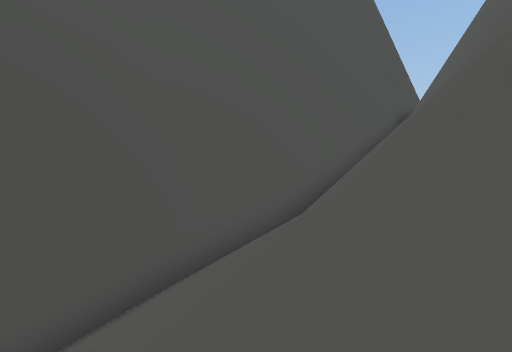
view 1 (above)

12 first-person views from a walk through a 3-D level made in the Unity game engine. The camera is 1.3 m above the floor, tilts 2° down and sees 90° across. The floor is counted in squares, 2 m on a side. Each view is taken from the middle of a square. On the plan, view 1 faces up. The plan holds only what a view shows up to about 9 squares ahead; the rest is blank. The place goes on beyond the plan. The player is left out.

view 2
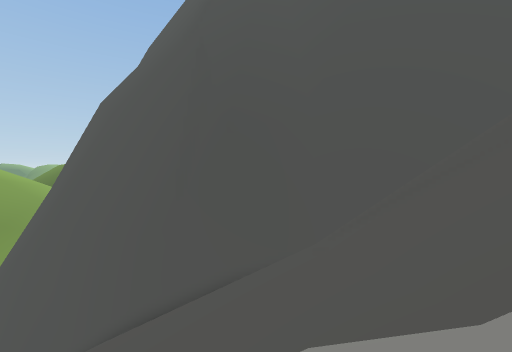

view 3
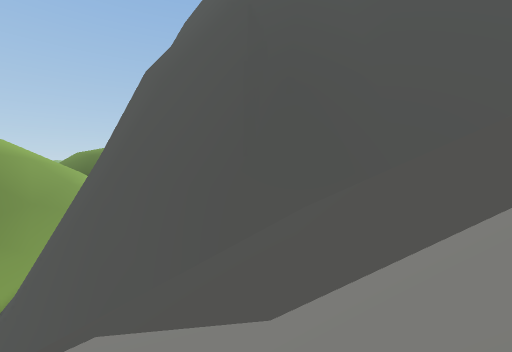

view 4
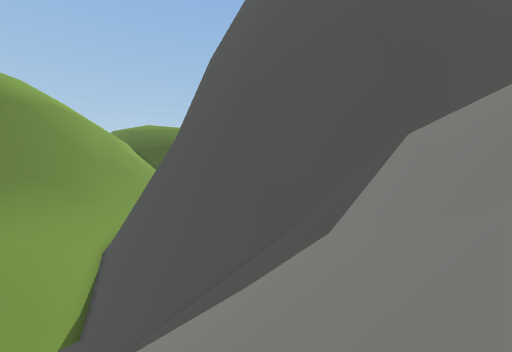

view 5
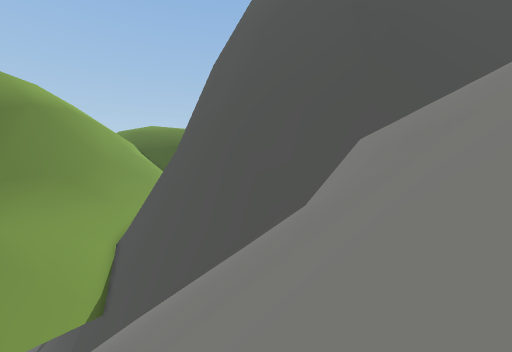

view 6
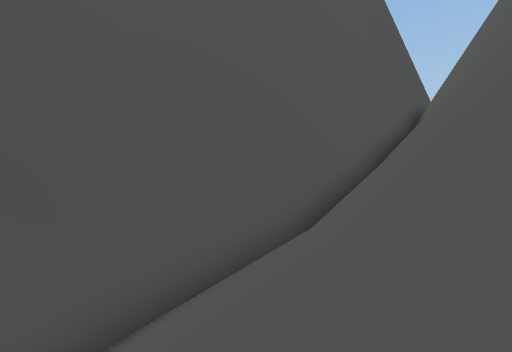

view 7
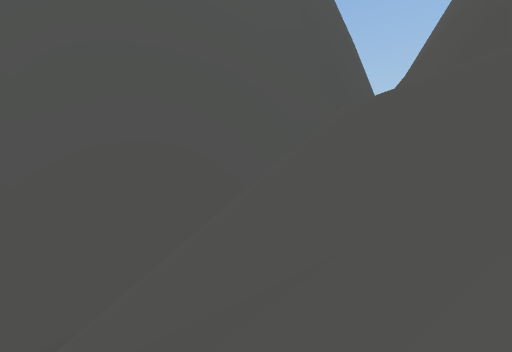

view 8
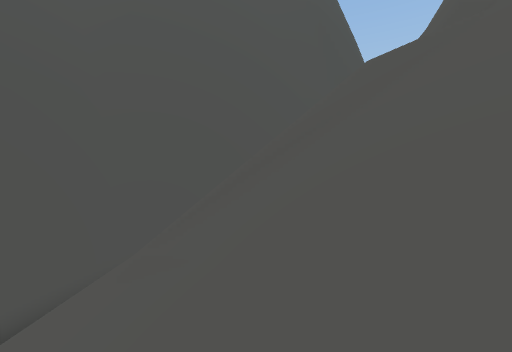

view 9
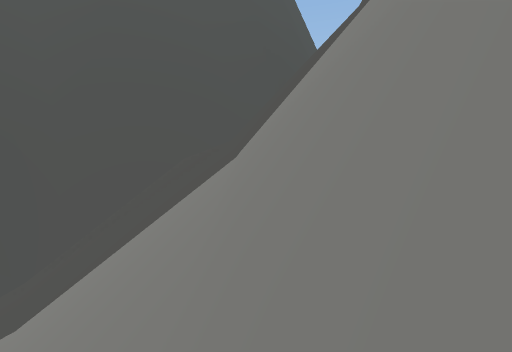

view 10
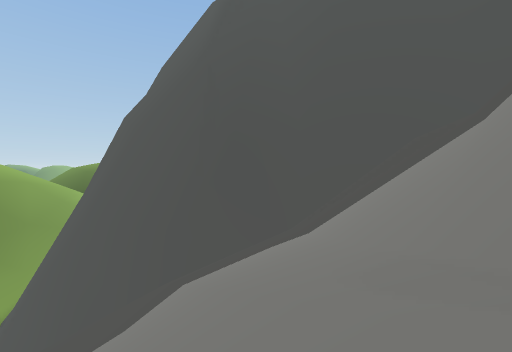

view 11
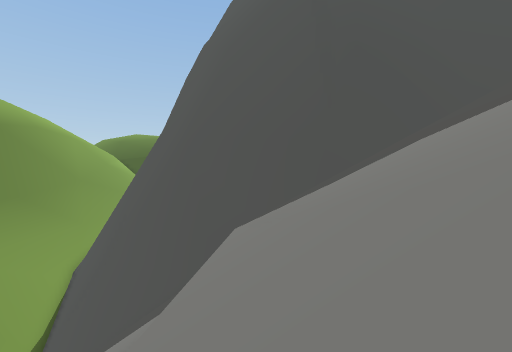

view 12
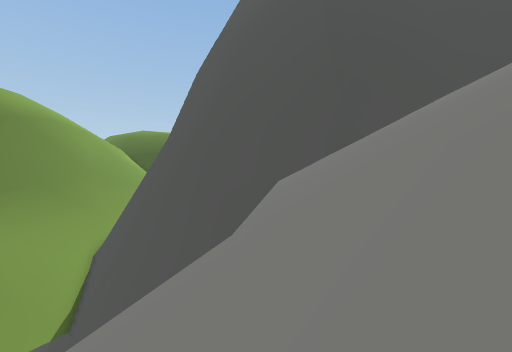

### Floor plan
Key: @ floor where view 1 was taken; # wall or solid block; . floor; / step, stairs or slope; = window, fence, low wall or low ledge; v drop or lower ground.
Columns run from 15 left of view 1 to 6 right of it. Each row starts with its distance up from view 1.
  9                   #vv#
  8                  ##vv#
  7                ### v##
  6               ##/  v#
  5             ###/////#
  4            ##///////#
  3           ##///////.#
  2          ##/ ///////#
  1         ###   //////#
  0        ###     @////##
 -1       ###     //////##
 -2      ###     ////////#
 -3     ###/    /////////
 -4    ###/ /////// /   /
 -5    ##=  //=#///
 -6   ##/  ////==//
 -7 //     ////////
 -8 //     ////////
 -9             //

Where each view was taken, in squares from view 1:
view 1: 0 up, 0 right, facing up
view 2: 2 down, 3 right, facing up-left
view 3: 4 down, 1 right, facing up-left
view 4: 8 down, 3 left, facing up-left
view 5: 9 down, 2 left, facing up-left
view 6: 1 up, 0 right, facing up
view 7: 1 up, 3 right, facing up
view 8: 1 down, 2 right, facing up
view 9: 3 down, 5 right, facing up
view 10: 4 down, 5 right, facing up-left
view 11: 7 down, 1 left, facing up-left
view 12: 8 down, 1 left, facing up-left
